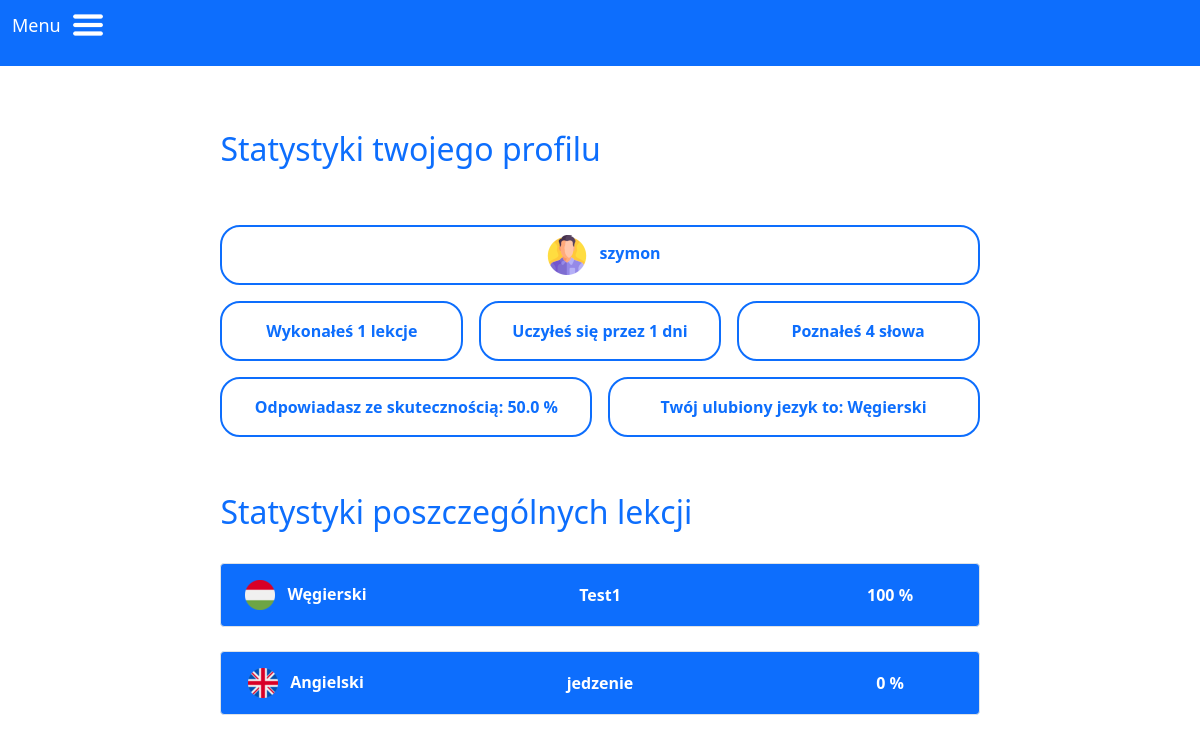
Screenshot of /stats (signed in) with the database file from the repository.
### swbo/models.py (models this page shows, shortened)
class users(db.Model):
    id = db.Column("id", db.Integer, primary_key=True)
    login = db.Column(db.String(60))
    password = db.Column(db.String(60))
    group = db.relationship("groups", backref="owner", lazy=True)

class groups(db.Model):
    id = db.Column("id", db.Integer, primary_key=True)
    name = db.Column(db.String(60))
    lang = db.Column(db.String(60))
    completion = db.Column(db.Integer, default=0)
    user_id = db.Column(db.Integer, db.ForeignKey("users.id"))
    card = db.relationship("cards", backref="group", lazy=True)
    lesson = db.relationship("lessons", backref="group", lazy=True)

### swbo/user/routes.py (the view)
@user.route("/stats")
def stats_page():
    if "logged_in" not in session:
        return redirect(url_for("login.login_page"))
    user_id = get_user_id(session["login"])
    users_groups = groups.query.filter_by(user_id=user_id).all()
    words = count_words(session["login"])
    lessons = count_lessons(session["login"])
    completion = count_completion(session["login"])
    lang = get_favorite_lang(session["login"])
    days = count_days(session["login"])
    return render_template("stats.html", groups=users_groups, words=words, lessons=lessons, completion=completion, lang = lang, days = days)

### swbo/user/utils.py (called while the page is built)
def get_user_id(user_login):
    return users.query.filter_by(login=user_login).first().id

def count_completion(user_login):
    user_id = get_user_id(user_login)
    user_groups = groups.query.filter_by(user_id=user_id).all()
    result = 0
    for group in user_groups:
        result += group.completion
    return round(result/len(user_groups),2)

def count_words(user_login):
    user_id = get_user_id(user_login)
    user_groups = groups.query.filter_by(user_id=user_id).all()
    result = 0
    for group in user_groups:
        words_in_group = cards.query.filter_by(group_id=group.id).all()
        known_words = int(group.completion)/100 * len(words_in_group)
        result += math.floor(known_words)
    return result

def count_lessons(user_login):
    user_id = get_user_id(user_login)
    user_groups = groups.query.filter_by(user_id=user_id).all()
    result = 0
    for group in user_groups:
        lessons_in_group = lessons.query.filter_by(group_id=group.id).all()
        result += len(lessons_in_group)
    return result

def get_favorite_lang(user_login):
    user_id = get_user_id(user_login)
    user_groups = groups.query.filter_by(user_id=user_id).all()
    user_lessons = []
    for group in user_groups:
        lessons_in_group = lessons.query.filter_by(group_id=group.id)
        for lesson in lessons_in_group:
            user_lessons.append(lesson.group.lang)
    counter = 0
    result = user_lessons[0]
    for i in user_lessons:
        curr_frequency = user_lessons.count(i)
        if (curr_frequency > counter):
            counter = curr_frequency
            result = i
    return result

def count_days(user_login):
    user_id = get_user_id(user_login)
    user_groups = groups.query.filter_by(user_id=user_id).all()
    user_lessons_dates = []
    for group in user_groups:
        lessons_in_group = lessons.query.filter_by(group_id=group.id)
        for lesson in lessons_in_group:
            user_lessons_dates.append(lesson.date)
    days_list = []
    for day in user_lessons_dates:
        if day not in days_list:
            days_list.append(day)
    return len(days_list)

### swbo/templates/stats.html (shortened to what this page needs)
{% extends "base.html" %}
{% block content %}
<h2 class="text-primary py-5 stats-header">Statystyki twojego profilu</h2>
<div class="stats">
    <div class="border border-2 border-primary  my-2 px-3 py-2 user misc-stats mx-auto w-100">
        <img src="{{url_for('static', filename='images/user_icon.png')}}" class="lang-icon px-2"/>
        {{session["login"]}}
    </div>
    <div class="d-flex flex-row justify-content-between">
        <div class="border border-2 border-primary  my-2 p-3 completion misc-stats">
            Wykonałeś {{lessons}}
            {% if lessons < 5 %}
                lekcje
            {% else %}
                lekcji
            {% endif %}
        </div>
        <div class="border border-2 border-primary  my-2 p-3 days misc-stats">Uczyłeś się przez {{days}} dni</div>
        <div class="border border-2 border-primary  my-2 p-3 learned-words misc-stats">
            Poznałeś {{words}}
            {% if words < 6 %}
                słowa
            {% else %}
                słów
            {% endif %}
        </div>
    </div>
    <div class="d-flex flex-row justify-content-between">
        <div class="border border-2 border-primary  my-2 p-3 top-lang misc-stats">Odpowiadasz ze skutecznością: {{completion}} %</div>
        <div class="border border-2 border-primary  my-2 p-3 completion misc-stats">Twój ulubiony jezyk to: {{lang}}</div>
    </div>
    <h2 class="text-primary pt-5 pb-2">Statystyki poszczególnych lekcji</h2>
     {% if groups %}
        {% for group in groups %}
            <div class="d-flex w-100 justify-content-between border bg-primary rounded my-4 align-items-center p-3 group-stats" >
                <div class="lang">
                    <img src="{{url_for('static', filename='images/languages_mini/' + group.lang + '.png')}}" class="lang-icon"/>
                    <p class="d-inline px-2">{{group.lang}}</p>
                </div>
                <div>{{group.name}}</div>
                <div>{{group.completion}} %</div>
            </div>
        {% endfor %}
    {% endif %}
</div>
{% endblock %}

### swbo/static/styles/style.css (style rules this page uses)
.stats { width: 65%; margin: 0 auto; }
.stats .user { width: 30%; }
.stats .group-stats * { color: #fff; }
.stats .group-stats > div { min-width: 20%; text-align: center; }
.stats .flex-row:nth-child(2) > div { width: 32%; }
.stats .flex-row:nth-child(3) > div { width: 49%; }
.stats .misc-stats { text-align: center; color: #0d6efd; font-weight: 600; border-radius: 20px 20px; }
.stats-header { width: 65%!important; margin: 0 auto; }
.practice .completion, .groups .completion, .lesson, .stats { font-weight: 600!important; }

### rows the page displays
users: login "szymon"
groups: lang "Węgierski", lang (picture), name "Test1", completion "100"
groups: lang (picture), lang "Angielski", name "jedzenie", completion "0"

### other values shown
{{ lessons }} "1"
{{ days }} "1"
{{ words }} "4"
{{ completion }} "50.0"
